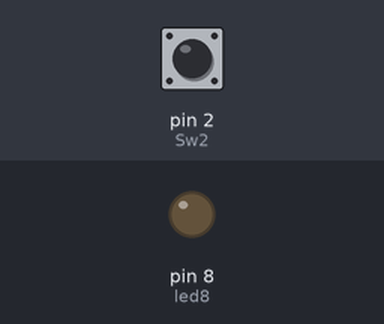
A sketch run on a simulated Arduino Uno, built with avr-gcc and run on an emulated ATmega328P. Shown: output pins drawn as LEDs (lit = HIGH). The inputs (shaded band) are chosen by the test bench; at power-on: pin 2 (Sw2) HIGH.

Above: at 1.2 s.
1.3 s: pin 2 (Sw2) pulled LOW for 0.15 s
At 1.37 s:
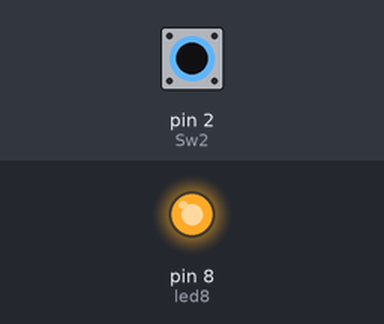
2.9 s: pin 2 (Sw2) pulled LOW for 3.2 s
At 6.6 s:
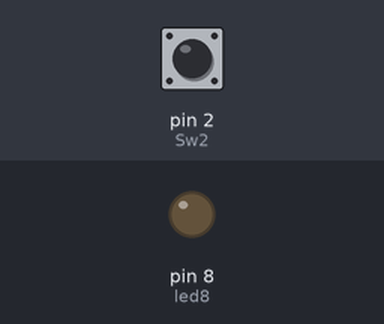
Timing chart, 0 to 8.1 s (numbered marks = the images above; inputs shaded):
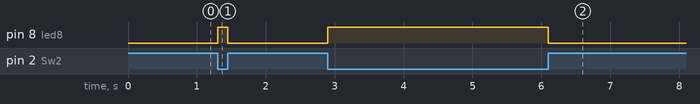

Measured:
- after the input at 1.3 s, pin 8 (led8): LOW → HIGH at once, → LOW 0.15 s later
- after the input at 2.9 s, pin 8 (led8): LOW → HIGH at once, → LOW 3.2 s later

The sketch:

INTERRUPT_SW.ino
```cpp
//인터럽트를 사용해보기
unsigned char Sw2 = 2;
unsigned char led8 = 8;

void setup() {
    pinMode(led8, OUTPUT);
    pinMode(Sw2, INPUT_PULLUP);
    attachInterrupt(digitalPinToInterrupt(Sw2), SwInt, CHANGE); // Eable interrupt
}

void loop() {

}

void SwInt() {
    noInterrupts();  //인터럽트 사용 금지
    static unsigned char LedState = 0;
    LedState = !LedState;  //LED 반전
    digitalWrite(led8, LedState);
    delay(200);
    interrupts();  //인터럽트 사용 금지 풀기
}
```
